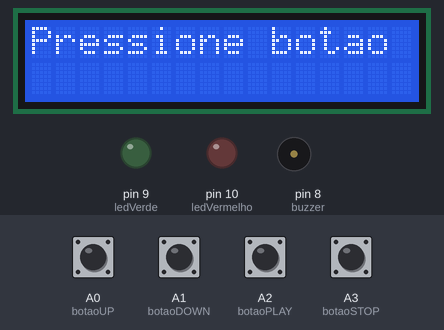
The sketch below on a simulated Arduino Uno, built with avr-gcc and run on an emulated ATmega328P. Shown: 16×2 character LCD, output pins drawn as LEDs (lit = HIGH), buzzer (waves = sounding). Dashed ring = blinking. The test bench sets the inputs (shaded band); at power-on: A0 (botaoUP), A1 (botaoDOWN), A2 (botaoPLAY), A3 (botaoSTOP) HIGH.

Above: at 3.4 s.
3.5 s: A0 (botaoUP) pulled LOW for 0.15 s
At 3.77 s:
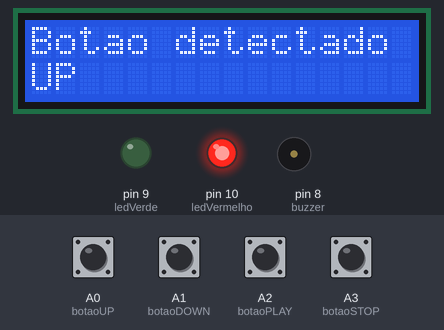
5.6 s: A1 (botaoDOWN) pulled LOW for 1 s
At 5.88 s:
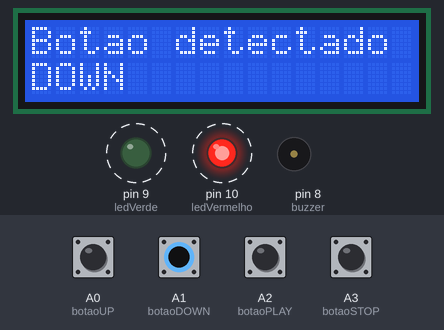
8.1 s: A2 (botaoPLAY) pulled LOW for 0.15 s
At 8.38 s:
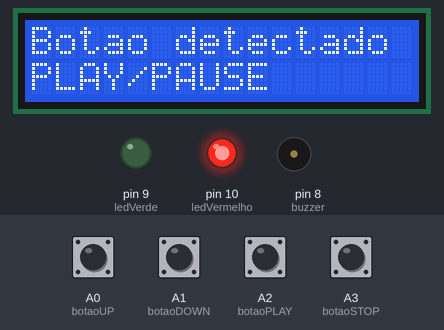
10.2 s: A3 (botaoSTOP) pulled LOW for 0.15 s
At 10.48 s:
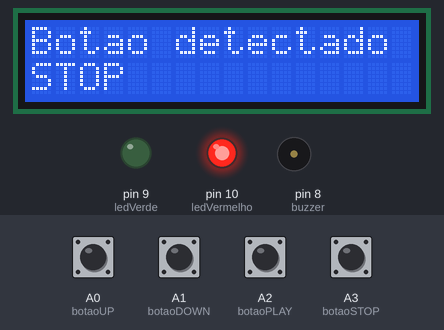
Timing chart, 0 to 13.2 s (numbered marks = the images above; inputs shaded):
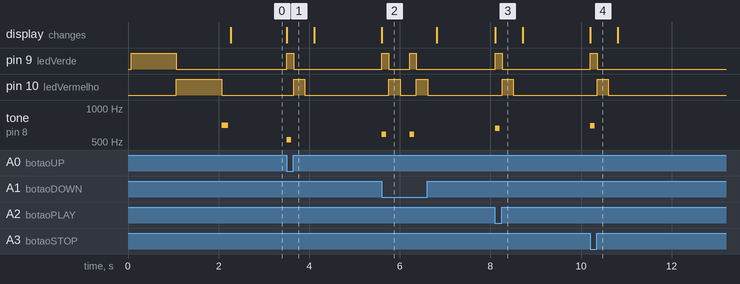

Measured:
- after the input at 3.5 s, pin 9 (ledVerde): LOW → HIGH at once, → LOW 0.15 s later; pin 10 (ledVermelho): LOW → HIGH after 0.15 s, → LOW 0.25 s later; tone on pin 8 (buzzer): silent → 523 Hz at once, → silent 0.10 s later; the display: changes at once (image 1)
- after the input at 5.6 s, pin 9 (ledVerde): alternates HIGH for 0.15 s and LOW for 0.46 s, 4 changes in all, then stays LOW, starting at once; pin 10 (ledVermelho): alternates HIGH for 0.25 s and LOW for 0.36 s, 4 changes in all, then stays LOW, starting after 0.16 s
- after the input at 8.1 s, pin 9 (ledVerde): LOW → HIGH at once, → LOW 0.15 s later; pin 10 (ledVermelho): LOW → HIGH after 0.16 s, → LOW 0.25 s later; tone on pin 8 (buzzer): silent → 659 Hz at once, → silent 0.10 s later; the display: changes at once (image 3)
- after the input at 10.2 s, pin 9 (ledVerde): LOW → HIGH at once, → LOW 0.15 s later; pin 10 (ledVermelho): LOW → HIGH after 0.16 s, → LOW 0.25 s later; tone on pin 8 (buzzer): silent → 698 Hz at once, → silent 0.10 s later; the display: changes at once (image 4)

The sketch:

teste.ino
```cpp
#include <LiquidCrystal.h>

// LCD 16x2
LiquidCrystal lcd(12, 11, 5, 4, 3, 2);

// Botoes
const int botaoUP = A0;
const int botaoDOWN = A1;
const int botaoPLAY = A2;
const int botaoSTOP = A3;

// LEDs e Buzzer
const int ledVerde = 9;
const int ledVermelho = 10;
const int buzzer = 8;

void setup() {

  // Configuracao dos botoes
  pinMode(botaoUP, INPUT_PULLUP);
  pinMode(botaoDOWN, INPUT_PULLUP);
  pinMode(botaoPLAY, INPUT_PULLUP);
  pinMode(botaoSTOP, INPUT_PULLUP);

  // Configuracao dos LEDs
  pinMode(ledVerde, OUTPUT);
  pinMode(ledVermelho, OUTPUT);

  // LCD
  lcd.begin(16, 2);

  lcd.setCursor(0, 0);
  lcd.print("Projeto CCP020");

  lcd.setCursor(0, 1);
  lcd.print("Teste inicial");

  // Teste LED verde
  digitalWrite(ledVerde, HIGH);
  delay(1000);
  digitalWrite(ledVerde, LOW);

  // Teste LED vermelho
  digitalWrite(ledVermelho, HIGH);
  delay(1000);
  digitalWrite(ledVermelho, LOW);

  // Teste do buzzer (som curto)
  tone(buzzer, 700, 150);
  delay(200);
  noTone(buzzer);

  lcd.clear();
  lcd.print("Pressione botao");
}

void loop() {

  if (digitalRead(botaoUP) == LOW) {
    testarBotao("UP", 523);
  }

  else if (digitalRead(botaoDOWN) == LOW) {
    testarBotao("DOWN", 587);
  }

  else if (digitalRead(botaoPLAY) == LOW) {
    testarBotao("PLAY/PAUSE", 659);
  }

  else if (digitalRead(botaoSTOP) == LOW) {
    testarBotao("STOP", 698);
  }
}

void testarBotao(const char* nome, int nota) {

  lcd.clear();

  lcd.setCursor(0, 0);
  lcd.print("Botao detectado");

  lcd.setCursor(0, 1);
  lcd.print(nome);

  // Liga LED verde
  digitalWrite(ledVerde, HIGH);

  // Som curto
  tone(buzzer, nota, 100);
  delay(150);
  noTone(buzzer);

  digitalWrite(ledVerde, LOW);

  // Liga LED vermelho
  digitalWrite(ledVermelho, HIGH);
  delay(250);
  digitalWrite(ledVermelho, LOW);

  delay(200);

  lcd.clear();
  lcd.print("Pressione botao");
}
```
